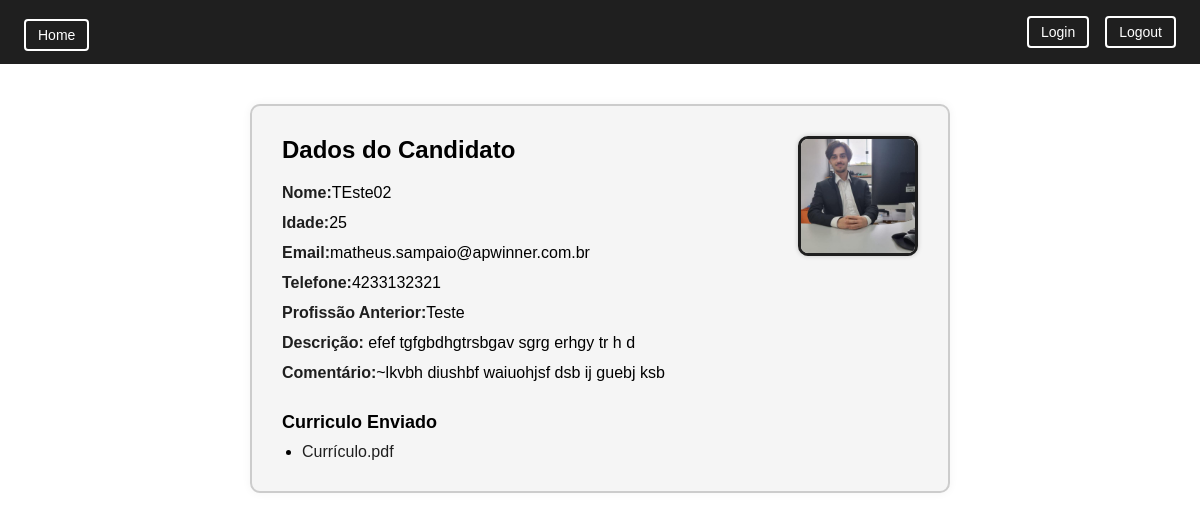
Page /info-candidato?id=8 (signed in) on the committed database.
### tables this page shows
CREATE TABLE candidate (
	id INTEGER PRIMARY KEY AUTOINCREMENT, 
	name TEXT NOT NULL, 
	idade INTEGER NOT NULL, 
	email TEXT NOT NULL, 
	phone TEXT, 
	prof_anterior TEXT, 
	description TEXT, 
	comment TEXT, 
	curriculum TEXT, 
	photo TEXT
);

### src/Controllers/ControllerInfoCandidato.php (called while the page is built, shortened)
<?php
class ControllerInfoCandidato implements Controller
{
    public function request(): void
    {
        $id = filter_input(INPUT_GET, 'id', FILTER_VALIDATE_INT);
        $candidato = $this->repository->find($id);
        require_once __DIR__ . '/../Views/view-info.php';
    }
}

### public/index.php (called while the page is built, shortened)
<?php
$routes = require __DIR__ . "/../config/routes.php";
$path = __DIR__ . "/../BD.sqlite";
$pdo = new PDO("sqlite:$path");
$repository = new CandidateRepository($pdo);
$path_info = $_SERVER['PATH_INFO'] ?? '/';
$http_method = $_SERVER['REQUEST_METHOD'];
$key = "$http_method|$path_info";
if(array_key_exists($key, $routes)){
    $controller = new $controllerClass($repository);
}else{
    $controller;
}
$controller->request();

### src/Repository/CandidateRepository.php (called while the page is built, shortened)
<?php
class CandidateRepository
{
    public function find(int $id): ?Candidato
    {
        $stmt = $this->pdo->prepare("SELECT * FROM candidate WHERE id = :id;");
        $stmt->bindValue(':id', $id, \PDO::PARAM_INT);
        $stmt->execute();
        return $this->hydrate($stmt->fetch(\PDO::FETCH_ASSOC));
    }
    private function hydrate(array $candidatoData): Candidato
    {
        $candidato = new Candidato($candidatoData['name'], $candidatoData['idade'], $candidatoData['email'], $candidatoData['phone'], $candidatoData['prof_anterior'], $candidatoData['description'], $candidatoData['comment']);
        $candidato->setId(intval($candidatoData['id']));
        if($candidatoData['photo'] !== null) $candidato->setPhoto($candidatoData['photo']);
        if($candidatoData['curriculum'] !== null) $candidato->setCurriculum($candidatoData['curriculum']);
        return $candidato;
    }
}

### src/Entity/Candidato.php (called while the page is built, shortened)
<?php
class Candidato
{
    private ?string $curriculum = null;
    private ?string $photo = null;
    public function setCurriculum(?string $curriculum){
        $this->curriculum = $curriculum;
    }
    public function setPhoto(?string $photo){
        $this->photo = $photo;
    }
    public function getCurriculum():?string
    {
        return $this->curriculum;
    }
    public function getPhoto():?string
    {
        return $this->photo;
    }
}

### src/Views/view-info.php (the view)
<?php require_once __DIR__ . "/cabecaslho.php";?>
<main class="visualizacao-container">
    <div class="dados-candidato">
        <div class="foto-perfil">
            <img src="/arquivos/<?= $candidato->getPhoto();?>" alt="Foto do Candidato" style="width: 100%" />
        </div>
        <h2>Dados do Candidato</h2>
        <p><strong>Nome:</strong><?= $candidato->name;?></p>
        <p><strong>Idade:</strong><?= $candidato->idade;?></p>
        <p><strong>Email:</strong><?= $candidato->email;?></p>
        <p><strong>Telefone:</strong><?= $candidato->phone;?></p>
        <p><strong>Profissão Anterior:</strong><?= $candidato->profAnterior;?></p>
        <p><strong>Descrição:</strong> <?= $candidato->description;?></p>
        <p><strong>Comentário:</strong><?= $candidato->comment;?></p>
        <div class="arquivos-enviados">
        <h3>Curriculo Enviado</h3>
        <ul>
            <li><a href="/arquivos/<?= $candidato->getCurriculum();?>" download="<?= substr($candidato->getCurriculum(), strpos($candidato->getCurriculum(), "_") + 1);?>">Currículo.pdf</a></li>
        </ul>
        </div>
    </div>
</main>
<?php require_once __DIR__ . "/rodape.php"?>

### public/css/style.css (style rules this page uses)
* { margin: 0; padding: 0; box-sizing: border-box; }
a { text-decoration: none; color: white; }
.visualizacao-container { display: flex; justify-content: center; padding: 40px; font-family: Arial, sans-serif; }
.dados-candidato { background-color: #f5f5f5; border: 2px solid #ccc; border-radius: 10px; padding: 30px; max-width: 700px; width: 100%; box-shadow: 0 0 10px rgba(0, 0, 0, 0.05); }
.dados-candidato h2 { margin-bottom: 20px; font-size: 24px; }
.dados-candidato p { font-size: 16px; margin-bottom: 12px; }
.dados-candidato strong { color: #1f1f1f; }
.arquivos-enviados { margin-top: 30px; }
.arquivos-enviados h3 { margin-bottom: 10px; font-size: 18px; }
.arquivos-enviados ul { list-style-type: disc; padding-left: 20px; }
.arquivos-enviados a { text-decoration: none; color: #1f1f1f; }
.foto-perfil { position: absolute; top: 30px; right: 30px; width: 120px; height: 120px; border: 3px solid #1f1f1f; border-radius: 10px; overflow: hidden; background-color: white; box-shadow: 0 0 5px rgba(0, 0, 0, 0.2); }
.foto-perfil img { width: 100%; height: 100%; object-fit: cover; }
.dados-candidato { position: relative; padding-right: 170px; }

### rows in the picture
candidate: photo (picture), name "TEste02", idade "25", email "matheus.sampaio@apwinner.com.br", phone "4233132321", prof_anterior "Teste", description "efef tgfgbdhgtrsbgav sgrg erhgy tr h d", comment "~lkvbh diushbf waiuohjsf dsb ij guebj ksb"
